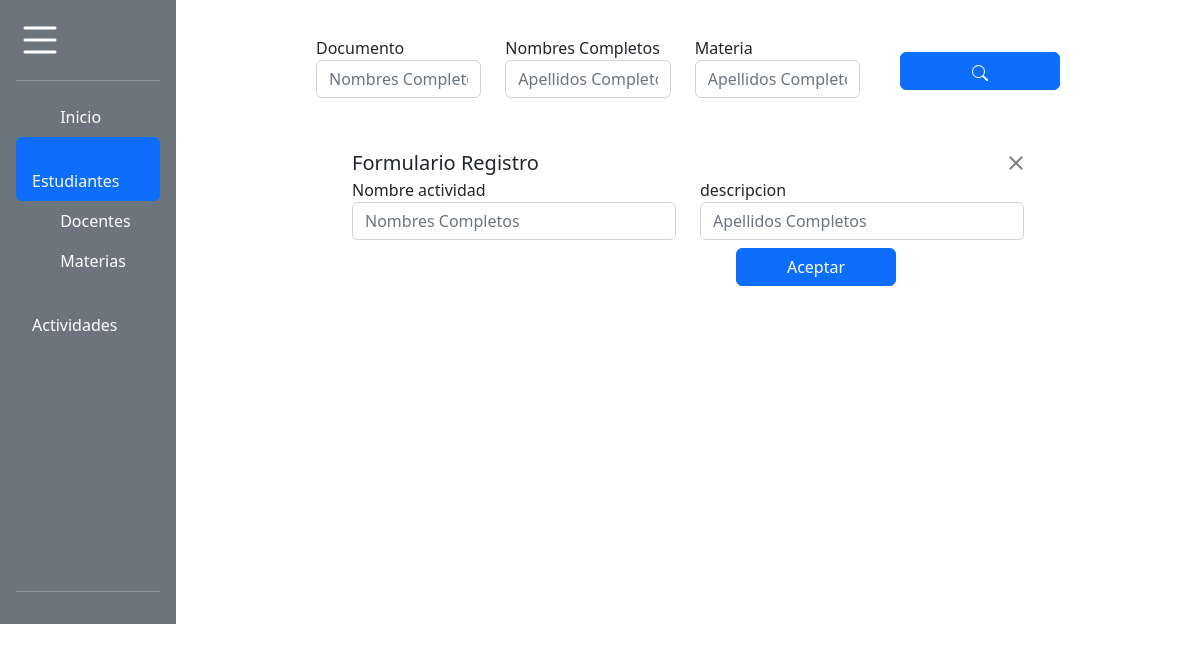
/editActividad/1, run on an earlier commit of the app's database.
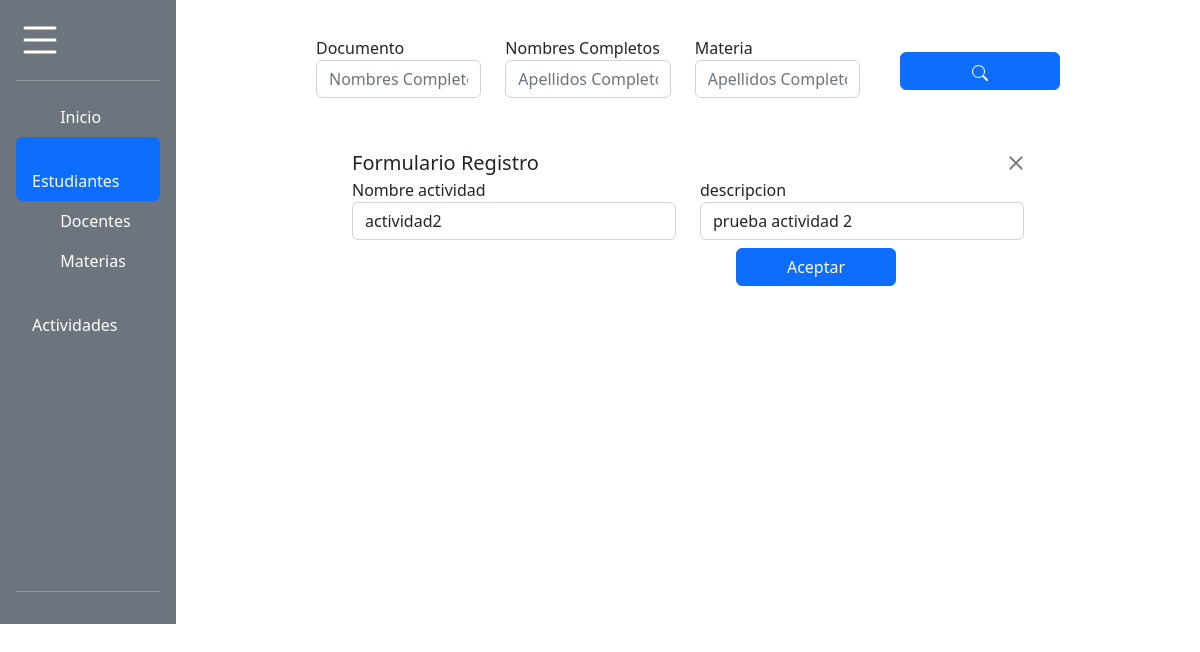
And on a later commit of the database.
### tables this page shows
CREATE TABLE actividad (
idActvidad integer primary key,
nombreActividad string(100) not null,
descripcionActvidad string(100) null,
fechaRegistro datetime null,
fechaActualizacion datetime null
);

### app.py (the view, shortened to what this page needs)
@app.route('/editActividad/<string:idActividad>',methods=['GET','POST'])
def editActividad(idActividad):
    con=sql.connect('BaseNotas.db')
    con.row_factory=sql.Row
    cur=con.cursor()
    cur.execute('select * from actividad where idActvidad=?',(idActividad))
    data=cur.fetchone()
    return render_template('ActividadActualizar.html',datas=data)

### templates/ActividadActualizar.html (shortened to what this page needs)
{% block body %}
<!DOCTYPE html>
<html>
<head>
    <link href="https://cdn.jsdelivr.net/npm/bootstrap@5.2.1/dist/css/bootstrap.min.css" rel="stylesheet">
    <link href="https://getbootstrap.com/docs/5.2/assets/css/docs.css" rel="stylesheet">
    <link rel="stylesheet" href="{{url_for('static', filename='css/styles.css')}}">
</head>
<body>
    <div class="d-flex flex-column flex-shrink-0 p-3 text-white bg-secondary" style="width: 11em; height: 39em;">
      <a href="/" class="d-flex align-items-center mb-3 mb-md-0 me-md-auto text-white text-decoration-none">
     <div class="">
          </div>
      </a>
      <hr>
      <ul class="nav nav-pills flex-column mb-auto">
      <li class="nav-item">
      <a href="{{url_for('Inicio')}}" class="nav-link text-white" aria-current="page">
      <svg class="bi me-2" width="16" height="16"><use xlink:href="#home"></use></svg>
      Inicio
      </a>
      </li>
      <li>
      <a href="{{url_for('Estudiante')}}" class="nav-link active">
      <svg class="bi me-2" width="16" height="16"><use xlink:href="#speedometer2"></use></svg>
      Estudiantes
      </a>
      </li>
      <li>
      <a href="{{url_for('Docente')}}" class="nav-link text-white">
      <svg class="bi me-2" width="16" height="16"><use xlink:href="#table"></use></svg>
      Docentes
      </a>
      </li>
      <li>
      <a href="{{url_for('Materias')}}" class="nav-link text-white">
      <svg class="bi me-2" width="16" height="16"><use xlink:href="#grid"></use></svg>
      Materias
      </a>
      </li>
      <li>
      <a href="{{url_for('Actividades')}}" class="nav-link text-white">
      <svg class="bi me-2" width="16" height="16"><use xlink:href="#people-circle"></use></svg>
      Actividades
      </a>
      </li>
      </ul>
      <hr>
      </div>
      <div class="m">
        <form action="{{url_for('editPersona',idPersona=datas.IDPERSONA)}}" method="post" >
          <div class="row filtros ">
          <div class="col ingreso">
            Documento
            <input type="text" class="form-control ingreso " id='documentoFiltro' name ='documentoFiltro' placeholder="Nombres Completos">
          </div>
          <div class="col">
            Nombres Completos
            <input type="text" class="form-control ingreso" id='nombresFiltro' name ='nombresFiltro'  placeholder="Apellidos Completos">
          </div>
          <div class="col">
            Materia
            <input type="text" class="form-control ingreso" id='materiaFiltro' name ='materiaFiltro'  placeholder="Apellidos Completos">
          </div>
          <div class="col">
            <button type="submit" title="Buscar" class="btn btn-primary buscar"></button>
          </div>
        </div>
        </form>
      </div>
      <div class="mact">
        <form action="{{url_for('editActividad',idActividad=datas.IDACTVIDAD)}}"method="post" >
          <div class="modal-header">
            <h5 class="modal-title" id="exampleModalLabel">Formulario Registro</h5>
            <button type="button" class="btn-close" data-bs-dismiss="modal" aria-label="Close"></button>
          </div>
          <div class="modal-body">
            <div class="row">
            <div class="col">
              Nombre actividad
              <input type="text" name='nombreActvidad' value="{{datas.NOMBREACTIVIDAD}}" class="form-control" placeholder="Nombres Completos">
            </div>
            <div class="col">
              descripcion
              <input type="text" name='descripcionActividad'  value='{{datas.DESCRIPCIONACTVIDAD}}' class="form-control" placeholder="Apellidos Completos">
            </div>
          </div>
          </div>
          <div class="modal-footer">
            <input type="submit" value="Aceptar" class="btn btn-primary">
          </div>
      </form>
      </div>
      {% endblock %}

What changed in the data, as far as the page shows it:
added actividad: nombreActvidad "actividad2", descripcionActividad "prueba actividad 2"
